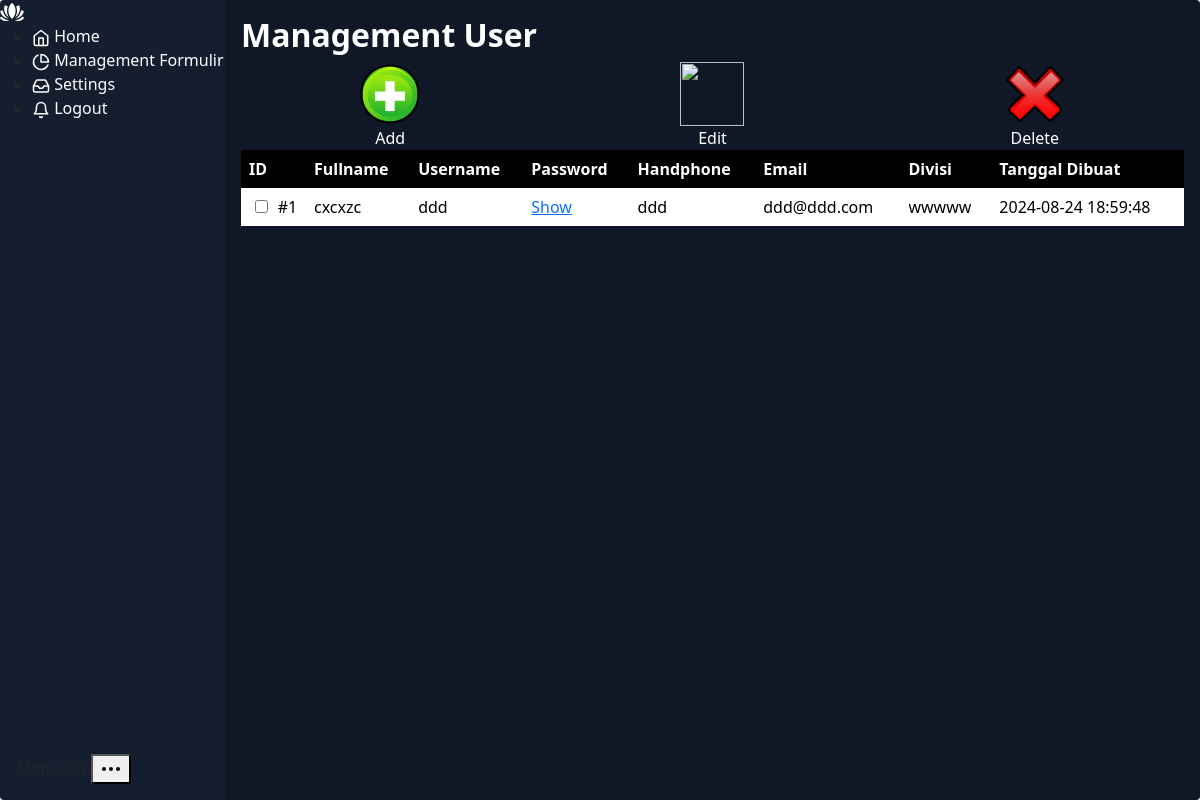
The app's page /index.php/display/management_user, older data.
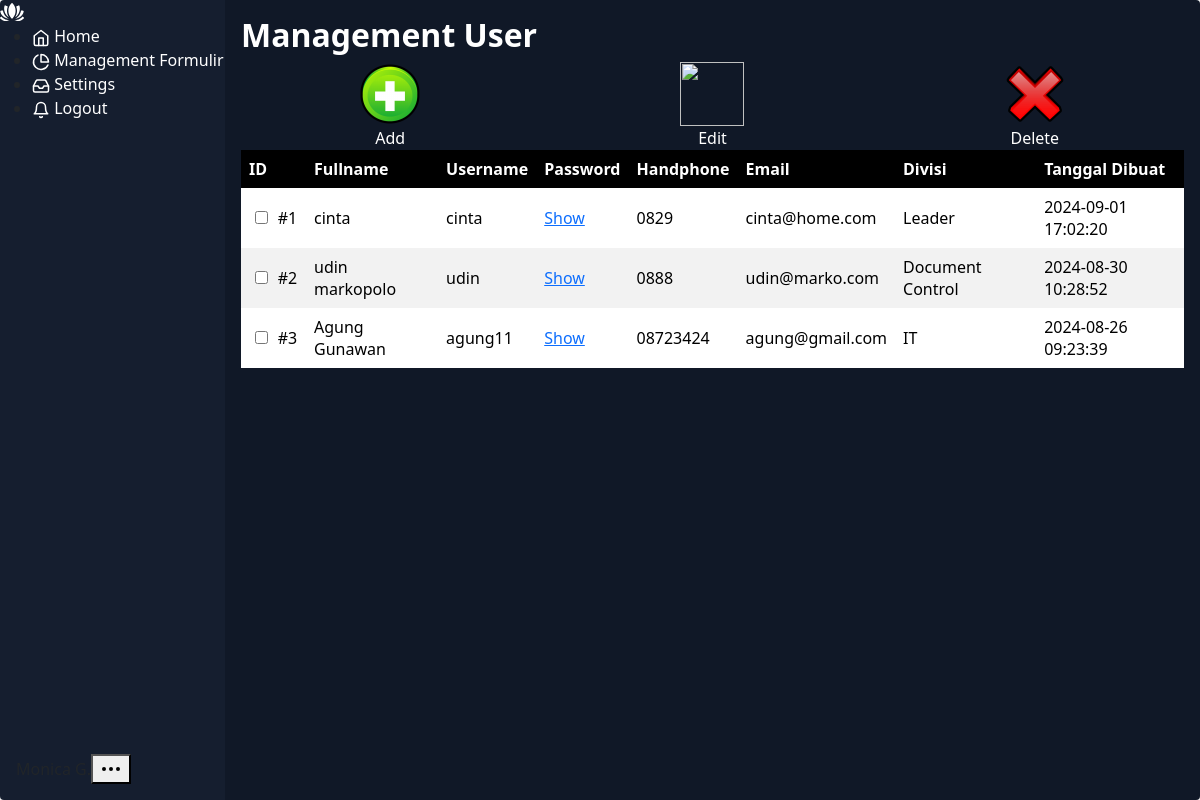
The same page, newer data.
### tables this page shows
CREATE TABLE IF NOT EXISTS `table_users` (
  `id` int(11) NOT NULL AUTO_INCREMENT,
  `fullname` varchar(50) DEFAULT NULL,
  `username` varchar(50) DEFAULT NULL,
  `pass` varchar(50) DEFAULT NULL,
  `no_hp` varchar(50) DEFAULT NULL,
  `email` varchar(50) DEFAULT NULL,
  `divisi` varchar(50) DEFAULT NULL,
  `date_created` timestamp NULL DEFAULT current_timestamp(),
  PRIMARY KEY (`id`)
);

### application/controllers/Display.php (called while the page is built, shortened)
<?php
class Display extends CI_Controller {
	public function __construct(){
		$this->load->model('DBUser');
		$this->load->model('DBFormulir');
		$this->load->model('DBDynamic');
	}
	public function management_user(){
		$data = $this->DBUser->getAll();
		if(!empty($data)){
		$data = array_reverse($data);
		$dataNa = array(
			'data_user' => $data
		);
		$this->load->view('management_user', $dataNa);
		}else{
				$this->load->view('management_user');
		}
	}
}

### index.php (called while the page is built, shortened)
<?php
require_once BASEPATH.'core/CodeIgniter.php';

### application/models/DBUser.php (called while the page is built, shortened)
<?php
class DBUser extends CI_Model {
    private $table_name = "table_users";
	public function getAll() {
        $query = $this->db->get($this->table_name);
		 if ($query->num_rows() > 0) {
            return $query->result();
        } else {
            return false;
        }
    }
}

### application/views/management_user.php (the view, shortened to what this page needs)
<link rel="stylesheet" type="text/css" href="/assets/css/style-dashboard.css">
<link rel="stylesheet" type="text/css" href="/assets/css/style-management.css">
<link href="/assets/css/bootstrap.min.css" rel="stylesheet">
<link rel="stylesheet" href="/assets/css/dataTables.dataTables.css" />
<div class="app-container">
  <div class="sidebar">
    <div class="sidebar-header">
      <div class="app-icon">
      </div>
    </div>
    <?php include ('nav_bar_left.php'); ?>
    <div class="account-info">
      <div class="account-info-name">Monica G.</div>
      <button class="account-info-more">
        <svg xmlns="http://www.w3.org/2000/svg" width="24" height="24" viewBox="0 0 24 24" fill="none" stroke="currentColor" stroke-width="2" stroke-linecap="round" stroke-linejoin="round" class="feather feather-more-horizontal"><circle cx="12" cy="12" r="1"/><circle cx="19" cy="12" r="1"/><circle cx="5" cy="12" r="1"/></svg>
      </button>
    </div>
   </div>
  <div class="app-content">
 <h2 class="text-putih" >Management User</h2>
  <div class="menu row">
      <div class="col item">
       <a href="/add-new-user">
         <img src="/assets/images/add1.png">
         <br>Add
       </a>
      </div>
      <div class="col item">
      <a href="/edit-user" id="edit-data">
        <img src="/assets/images/edit.png">
        <br>Edit
      </a>
      </div>
      <div class="col item">
        <a href="/delete-user" id="delete-data">
          <img src="/assets/images/delete.png">
          <br>Delete
        </a>
      </div>
  </div>
  <table id="table-data" class="display">
  <thead>
    <tr>
      <th class="th-check"> ID</th>
      <th>Fullname</th>
      <th>Username</th>
      <th>Password</th>
      <th>Handphone</th>
      <th>Email</th>
      <th>Divisi</th>
      <th>Tanggal Dibuat</th>
    </tr>
  </thead>
   <tbody>
    <?php if(!empty($data_user)): ?>
      <?php $no = 0; ?>
    <?php foreach($data_user as $data): ?>
      <?php $no++;  ?>
     <tr>
       <td> <input id="<?=$data->id;?>" type="checkbox"> #<?= $no; ?> </td>
       <td> <?= $data->fullname; ?> </td>
       <td> <?= $data->username; ?> </td>
       <td> <a href="#" class="show-pass-link" data-real="<?= $data->pass; ?>">Show</a>
        </td>
       <td> <?= $data->no_hp; ?> </td>
       <td> <?= $data->email; ?> </td>
       <td> <?= $data->divisi; ?> </td>
       <td> <?= $data->date_created; ?> </td>
     </tr>
    <?php endforeach;?>
    <?php endif;?>
   </tbody>
</table>
</div>

Row changes from the older to the newer data that the page shows:
removed table_users: fullname "cxcxzc", username "ddd", no_hp "ddd", email "ddd@ddd.com", divisi "wwwww", date_created "2024-08-24 18:59:48"
added table_users: fullname "cinta", username "cinta", no_hp "0829", email "cinta@home.com", divisi "Leader", date_created "2024-09-01 17:02:20"
added table_users: fullname "udin markopolo", username "udin", no_hp "0888", email "udin@marko.com", divisi "Document Control", date_created "2024-08-30 10:28:52"
added table_users: fullname "Agung Gunawan", username "agung11", no_hp "08723424", email "agung@gmail.com", divisi "IT", date_created "2024-08-26 09:23:39"
